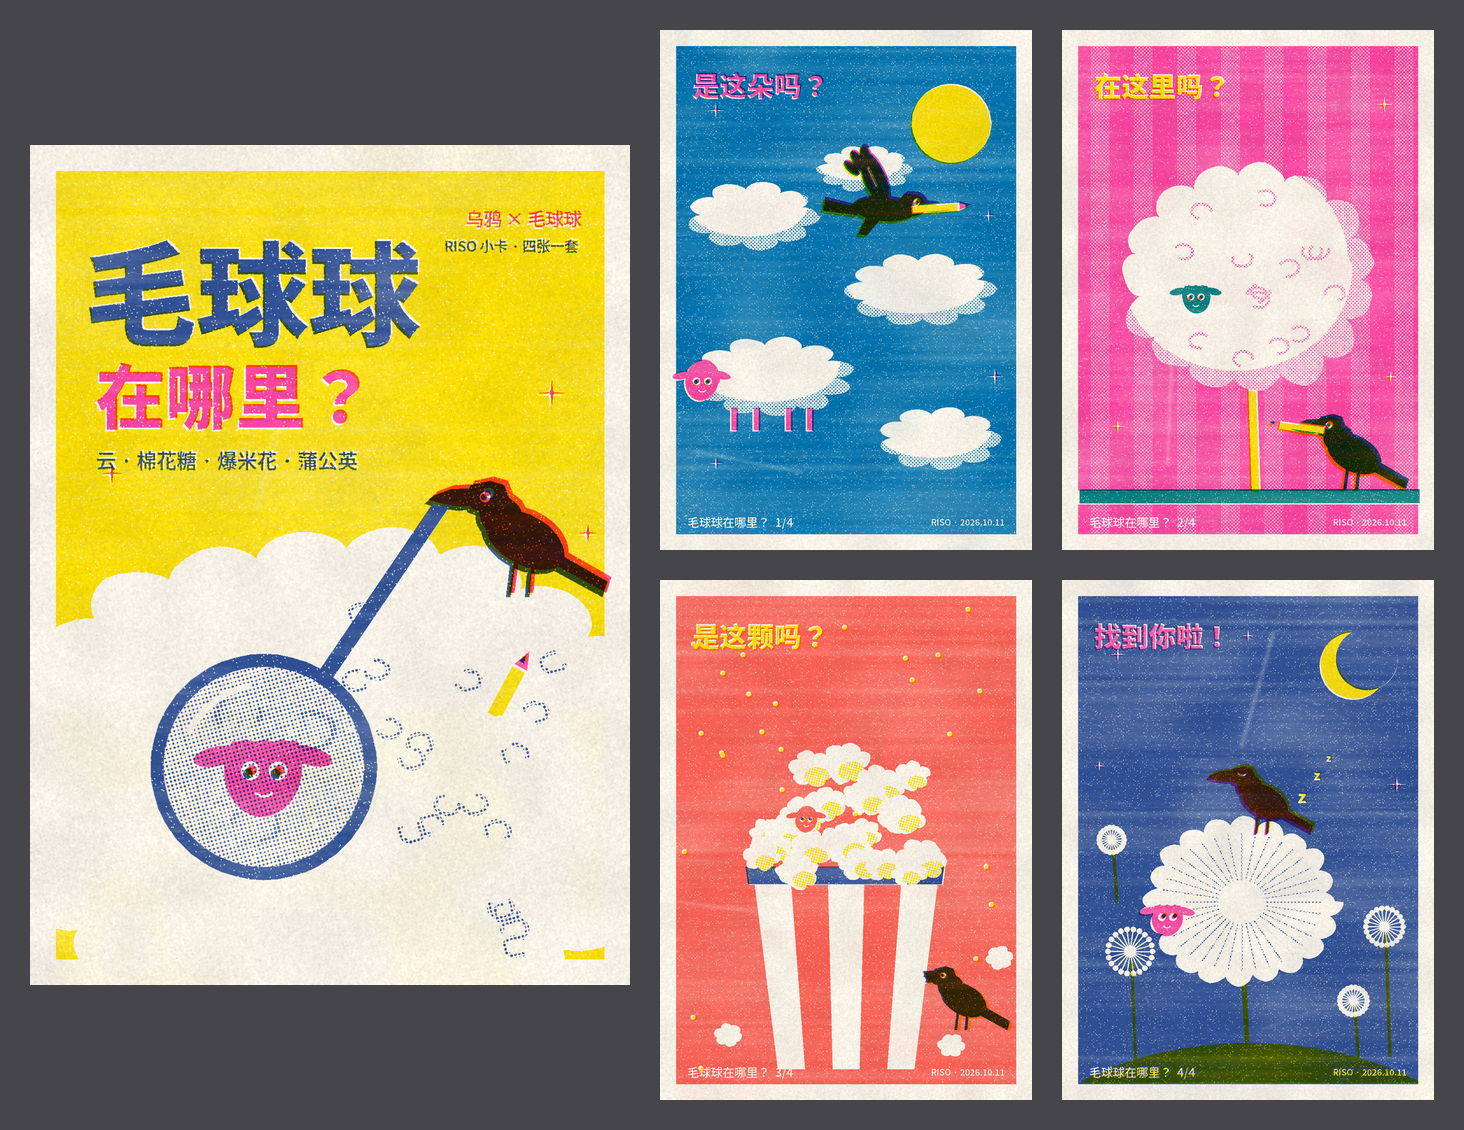

Source code (Python):
"""毛球球在哪里？ · Riso 小卡四张 · 2026.10.11
乌鸦叼着笔到处找毛球球。每张三色，乌鸦 = 三色全叠的最深色。"""
import math, os, random, sys
import numpy as np
sys.path.insert(0, os.path.dirname(os.path.abspath(__file__)))
import riso_lib as R
from PIL import Image

CW, CH, M = 600, 840, 26
HERE = os.path.dirname(os.path.abspath(__file__))


# ======================================================== 共用零件
class Card:
    def __init__(self, inks, seed):
        R.setup(CW, CH, ss=2, seed=seed)
        self.p = [R.Plate(i) for i in inks]  # 0=底色版 1,2=另两色

    def knock(self, pts, keep=()):
        for pl in self.p:
            if pl not in keep:
                pl.poly(pts, mode="knock")

    def solid(self, pts, plate, d=1.0):
        """只印这一色：别的版挖掉。"""
        self.knock(pts, keep=(plate,))
        plate.poly(pts, d)

    def dark(self, pts):
        """乌鸦色：三版全叠。"""
        for pl in self.p:
            pl.poly(pts, 1.0)

    def text_knock(self, s, xy, size, font=R.FONT_REG, anchor="la", keep=()):
        tmp = R.Plate("black")
        tmp.text(s, xy, size, font=font, anchor=anchor)
        for pl in self.p:
            if pl not in keep:
                pl.d = pl.d * (1 - tmp.d)
        return tmp

    def text_ink(self, s, xy, size, plate, font=R.FONT_BOLD, anchor="la", rot=0):
        tmp = R.Plate("black")
        tmp.text(s, xy, size, font=font, anchor=anchor, rot=rot)
        for pl in self.p:
            pl.d = pl.d * (1 - tmp.d) if pl is not plate else np.maximum(pl.d, tmp.d)

    def frame(self):
        self.p[0].poly([(M, M), (CW - M, M), (CW - M, CH - M), (M, CH - M)], 1.0)

    def print(self, name, offsets=((0, 0), (2, -2), (-2, 2)), rots=(0, 0.05, -0.06)):
        paper = R.new_paper()
        order = [1, 2, 0]  # 浅的两色先印，底色最后
        for k, i in enumerate(order):
            if i >= len(self.p):
                continue
            R.print_plate(paper, self.p[i], screen="dots", cell=4.0, angle=(15, 75, 45)[k],
                          offset=offsets[i], rot=rots[i], ink_density=0.94,
                          velvet=0.38 if i == 0 else 0.25, scuffs=2 if i == 0 else 0, streak=0.04)
        R.roller_ghost(paper, self.p[0], shift=-300, alpha=0.05)
        os.makedirs(os.path.join(HERE, "cards"), exist_ok=True)
        out = os.path.join(HERE, "cards", name)
        R.finish(paper, out)
        return out


def T(ox, oy, s, flip, pts):
    f = -1 if flip else 1
    return [(ox + f * x * s, oy + y * s) for x, y in pts]


def crow_stand(c, ox, oy, s=1.0, flip=False, accent=None, pencil=None, sleep=False):
    """站着的乌鸦，默认面朝左。pencil=(杆版, 尖版) 时嘴里叼笔。"""
    t = lambda pts: T(ox, oy, s, flip, pts)
    body = t(R.ellipse_pts(8, -62, 52, 32, 40, rot=0.5))
    parts = [body, t(R.ellipse_pts(-20, -90, 27, 25, 30)),
             t([(-62, -112), (-52, -128), (-30, -133), (-14, -128), (-8, -112), (-14, -94), (-34, -88), (-56, -96)]),
             t([(-56, -124), (-76, -123), (-95, -116), (-106, -106), (-88, -101), (-66, -98), (-54, -100)]),
             t([(40, -54), (106, -16), (100, 2), (34, -34)])]
    for p in parts:
        c.dark(p)
    for x0, x1 in ((-4, -9), (16, 13)):
        c.dark(t([(x0 - 2.5, -36), (x0 + 2.5, -36), (x1 + 2.5, 2), (x1 - 2.5, 2)]))
    if accent is not None:
        for pl in c.p:
            if pl is not accent:
                pl.line(R.wobble_line(t([(-16, -80), (18, -70), (58, -40)]), amp=0.5), width=3 * s, mode="knock")
    if sleep:
        for pl in c.p:
            pl.line(R.wobble_line(t(R.ellipse_pts(-36, -116, 7, 4, 10, start=0.2, end=2.9)), amp=0.2, per=2), width=2.6 * s, mode="knock")
    else:
        eye = t(R.ellipse_pts(-36, -114, 6, 6, 20))
        c.knock(eye)
        c.dark(t(R.ellipse_pts(-37.5, -114, 3.2, 3.4, 16)))
    if pencil:
        crow_pencil(c, t, s, flip, *pencil)


def crow_pencil(c, t, s, flip, shaft_pl, tip_pl, center=(-84, -110), ang=8):
    f = -1 if flip else 1
    pa = math.radians(ang) * f
    ux, uy, vx, vy = math.cos(pa) * f, math.sin(pa) * f, -math.sin(pa), math.cos(pa)
    pcx, pcy = t([center])[0]
    pp = lambda a, w: (pcx + ux * a * s + vx * w * s, pcy + uy * a * s + vy * w * s)
    shaft = [pp(-40, -7), pp(40, -7), pp(40, 7), pp(-40, 7)]
    tip = [pp(-40, -7), pp(-60, 0), pp(-40, 7)]
    c.solid(shaft, shaft_pl)
    c.solid(tip, tip_pl)
    c.dark([pp(-52, -2.8), pp(-60, 0), pp(-52, 2.8)])


def crow_fly(c, ox, oy, s=1.0, flip=False, pencil=None):
    """飞着的乌鸦，面朝左。"""
    t = lambda pts: T(ox, oy, s, flip, pts)
    parts = [t(R.ellipse_pts(0, 0, 54, 22, 40, rot=-0.08)),
             t(R.ellipse_pts(-50, -8, 24, 21, 30)),
             t([(-66, -16), (-58, -26), (-40, -29), (-30, -22)]),
             t([(-68, -14), (-88, -12), (-104, -4), (-110, 4), (-90, 6), (-68, 6)]),
             t([(44, -6), (100, -20), (104, 4), (46, 12)]),
             t(R.ellipse_pts(14, -50, 50, 19, 40, rot=-1.2)),  # 翅膀抬起
             t(R.ellipse_pts(30, -88, 9, 22, 20, rot=0.2)), t(R.ellipse_pts(44, -82, 8, 20, 20, rot=0.5)), t(R.ellipse_pts(54, -70, 7, 17, 20, rot=0.8)),
             t([(-4, 6), (30, 46), (44, 44), (26, 4)])]  # 另一边翅膀
    for p in parts:
        c.dark(p)
    for (x0, y0), (x1, y1) in (((12, -40), (26, -70)),):
        for pl in c.p:
            pl.line(t([(x0, y0), (x1, y1)]), width=2.4 * s, mode="knock")
    c.knock(t(R.ellipse_pts(-56, -12, 5.5, 5.5, 18)))
    c.dark(t(R.ellipse_pts(-57.5, -12, 3, 3.2, 14)))
    if pencil:
        crow_pencil(c, t, s, flip, *pencil, center=(-88, -2), ang=4)


def sheep_face(c, fx, fy, s, face_pl, pupil_pl=None, rot=12, bangs=True, blush=None):
    face = R.blob(fx, fy, 42 * s, 52 * s, rough=0.03, rot=math.radians(rot))
    c.solid(face, face_pl)
    for ex, er in ((fx - 52 * s, -12), (fx + 50 * s, 14)):
        ear = R.blob(ex, fy - 14 * s, 25 * s, 10 * s, rough=0.04, rot=math.radians(er))
        c.solid(ear, face_pl)
    for ex in (fx - 15 * s, fx + 15 * s):
        c.knock(R.ellipse_pts(ex, fy + 2 * s, 10 * s, 10 * s, 24))
        c.dark(R.ellipse_pts(ex + 2 * s, fy + 1 * s, 5 * s, 5.5 * s, 18))
    for pl in c.p:
        pl.line(R.wobble_line(R.ellipse_pts(fx, fy + 24 * s, 9 * s, 6 * s, 12, start=0.4, end=2.7), amp=0.2, per=3), width=3.2 * s, mode="knock")
    if blush is not None:
        for ex in (fx - 26 * s, fx + 26 * s):
            blush.poly(R.ellipse_pts(ex, fy + 16 * s, 8 * s, 5 * s, 20), 1.0)
    if bangs:
        for dx in (-30, -10, 10, 30):
            c.knock(R.ellipse_pts(fx + dx * s, fy - 44 * s, 16 * s, 14 * s, 30))


def sparkle(c, cx, cy, r, plate):
    pts = []
    for i in range(16):
        a = math.pi * i / 8
        rr = r if i % 4 == 0 else r * 0.18
        pts.append((cx + rr * math.cos(a), cy + rr * math.sin(a)))
    c.solid(pts, plate)


def label(c, n, q, qpos, qsize=46, qplate=None, qrot=0):
    c.text_knock(f"毛球球在哪里？  {n}/4", (M + 18, CH - M - 34), 19)
    c.text_knock("RISO · 2026.10.11", (CW - M - 18, CH - M - 30), 14, anchor="ra")
    if qplate is not None:
        c.text_ink(q, qpos, qsize, qplate, rot=qrot)
    else:
        c.text_knock(q, qpos, qsize, font=R.FONT_BOLD)


# ======================================================== 1 云
def card1():
    c = Card(["blue", "fluo_pink", "yellow"], 11)
    B, PK, Y = c.p
    c.frame()
    c.solid(R.blob(470, 150, 64, 64, rough=0.015), Y)
    clouds = [(150, 300, 96, 50), (420, 420, 110, 54), (180, 560, 120, 58), (450, 660, 90, 46), (330, 225, 70, 34)]
    hide = 2
    for i, (x, y, rx, ry) in enumerate(clouds):
        cl = R.scallop(x, y, rx, ry, bumps=9 + i % 3, depth=0.26, rough=0.02)
        c.knock(cl)
        sh = R.Plate("black"); sh.poly(cl, 0.25); sh.poly(R.blob(x - 10, y - 14, rx, ry * 0.95, rough=0.02), mode="knock")
        B.d = np.maximum(B.d, sh.d)
        if i == hide:  # 这朵云有腿
            for lx in (-62, -26, 26, 60):
                c.solid([(x + lx - 5, y + ry - 6), (x + lx + 5, y + ry - 6), (x + lx + 5, y + ry + 30), (x + lx - 5, y + ry + 30)], PK)
            sheep_face(c, x - rx + 6, y + 8, 0.62, PK, bangs=False)
    crow_fly(c, 360, 330 - 40, s=0.95, flip=True, pencil=(Y, PK))  # 朝右飞，看反了
    for x, y, r in ((90, 130, 12), (530, 300, 10), (540, 560, 13), (90, 700, 9)):
        sparkle(c, x, y, r, PK)
    label(c, 1, "是这朵吗？", (M + 26, M + 30), 44, qplate=PK)
    return c.print("card1-云.png")


# ======================================================== 2 棉花糖
def card2():
    c = Card(["fluo_pink", "teal", "yellow"], 22)
    PK, TL, Y = c.p
    c.frame()
    # 条纹背景：粉底上的淡粉网点竖条
    for x in range(M + 20, CW - M, 70):
        PK.poly([(x, M), (x + 30, M), (x + 30, CH - M), (x, CH - M)], mode="knock")
        PK.poly([(x, M), (x + 30, M), (x + 30, CH - M), (x, CH - M)], 0.7)
    # 棍子
    c.solid([(300, 560), (314, 560), (320, 744), (306, 744)], Y)
    # 棉花糖：一大团纸色 + 淡粉网点
    cc = R.scallop(300, 400, 196, 178, bumps=15, depth=0.14, rough=0.03)
    c.knock(cc)
    sh = R.Plate("black"); sh.poly(cc, 0.28); sh.poly(R.blob(280, 380, 186, 168, rough=0.02), mode="knock")
    PK.d = np.maximum(PK.d, sh.d)
    for _ in range(18):
        a, rr = random.uniform(0, 2 * math.pi), random.uniform(0.15, 0.8)
        qx, qy = 300 + rr * 190 * math.cos(a), 400 + rr * 170 * math.sin(a)
        if abs(qx - 214) < 70 and abs(qy - 430) < 70: continue
        st = random.uniform(0, 2 * math.pi)
        PK.line(R.wobble_line(R.ellipse_pts(qx, qy, 16, 12, 14, start=st, end=st + 4.2), amp=0.5, per=4), width=4.5, density=0.32, mode="set")
    sheep_face(c, 214, 432, 0.55, TL, rot=-6)
    # 乌鸦站在棍子旁边的小凳？——站在框底，歪头看棉花糖
    crow_stand(c, 462, 742, s=0.9, flip=False, pencil=(Y, PK))
    c.solid([(M, 744), (CW - M, 744), (CW - M, 766), (M, 766)], TL)
    for x, y, r in ((520, 120, 12), (90, 640, 10), (530, 560, 9)):
        sparkle(c, x, y, r, Y)
    label(c, 2, "在这里吗？", (M + 26, M + 30), 44, qplate=Y)
    return c.print("card2-棉花糖.png")


# ======================================================== 3 爆米花
def card3():
    c = Card(["red", "yellow", "medium_blue"], 33)
    RD, Y, BL = c.p
    c.frame()
    # 散落的小黄点背景
    for _ in range(40):
        x, y = random.uniform(M + 10, CW - M - 10), random.uniform(M + 10, CH - M - 10)
        c.solid(R.ellipse_pts(x, y, 4, 4, 12), Y)
    # 桶：梯形，红白条（白=纸，红=底色），桶口一圈蓝
    top, bot = 470, 790
    tl, tr, bl, br = 150, 450, 190, 410
    bucket = [(tl, top), (tr, top), (br, bot), (bl, bot)]
    c.knock(bucket)
    n = 5
    for i in range(n):
        if i % 2 == 0: continue
        a0, a1 = i / n, (i + 1) / n
        strip = [(tl + (tr - tl) * a0, top), (tl + (tr - tl) * a1, top), (bl + (br - bl) * a1, bot), (bl + (br - bl) * a0, bot)]
        c.solid(strip, RD)
    c.solid([(tl - 10, top - 6), (tr + 10, top - 6), (tr + 6, top + 22), (tl - 6, top + 22)], BL)
    # 爆米花：一堆纸色小云团，底部淡黄
    random.seed(3)
    pops = []
    for _ in range(26):
        x = random.uniform(tl + 10, tr - 10); y = random.uniform(300, top + 4)
        if abs(x - 300) > 150 - (top - y) * 0.25: continue
        pops.append((x, y, random.uniform(24, 34)))
    pops.append((300, 296, 36))
    pops.sort(key=lambda p: p[1])
    hide = (232, 380, 34)
    for x, y, r in pops + [hide]:
        pc = R.scallop(x, y, r, r * 0.86, bumps=6, depth=0.28, rough=0.04)
        c.knock(pc)
        Y.poly(R.blob(x + r * 0.2, y + r * 0.3, r * 0.6, r * 0.45, rough=0.08), 0.45)
    sheep_face(c, hide[0] + 4, hide[1] + 6, 0.42, RD, bangs=False)
    # 掉出来的几颗
    for x, y in ((470, 752), (548, 610), (110, 735)):
        c.knock(R.scallop(x, y, 20, 17, bumps=6, depth=0.28))
    crow_stand(c, 486, 726, s=0.76, flip=False, pencil=None)
    # 乌鸦叼着一颗爆米花（不是毛球球）
    c.knock(R.scallop(486 - 96 * 0.76, 726 - 106 * 0.76, 16, 14, bumps=6, depth=0.3))
    label(c, 3, "是这颗吗？", (M + 26, M + 30), 44, qplate=Y)
    return c.print("card3-爆米花.png", offsets=((0, 0), (2, 2), (-2, -1)))


# ======================================================== 4 找到啦
def card4():
    c = Card(["medium_blue", "yellow", "fluo_pink"], 44)
    BL, Y, PK = c.p
    c.frame()
    c.solid(R.blob(470, 140, 54, 54, rough=0.015), Y)
    c.knock(R.blob(492, 128, 50, 50, rough=0.015))  # 月牙：挖掉一块
    BL.poly(R.blob(492, 128, 50, 50, rough=0.015), 1.0)
    # 小草地：蓝叠黄 = 绿
    ground = R.ellipse_pts(300, 1010, 420, 260, 120)
    ground = [(min(max(x, M), CW - M), min(max(y, M), CH - M)) for x, y in ground]
    Y.poly(ground, 1.0)
    def dandelion(x, y, r, stem_to):
        # 茎：蓝叠黄
        Y.line([(x, y + r * 0.6), (x + 6, stem_to)], width=5, density=1.0)
        n = 22
        for i in range(n):
            a = 2 * math.pi * i / n
            x1, y1 = x + r * math.cos(a), y + r * math.sin(a)
            c.knock_line = None
            for pl in c.p:
                pl.line([(x + r * 0.25 * math.cos(a), y + r * 0.25 * math.sin(a)), (x1, y1)], width=2.4, mode="knock")
            c.knock(R.ellipse_pts(x1, y1, 4.5, 4.5, 10))
        c.knock(R.ellipse_pts(x, y, r * 0.22, r * 0.22, 16))
    for x, y, r, st in ((110, 600, 36, 780), (520, 560, 30, 770), (470, 680, 22, 790), (80, 420, 20, 520)):
        dandelion(x, y, r, st)
    # 最大的那朵 = 毛球球
    bx, by = 290, 520
    Y.line([(bx, by + 110), (bx + 8, 800)], width=8)
    ball = R.scallop(bx, by, 150, 130, bumps=20, depth=0.12)
    c.knock(ball)
    for i in range(36):  # 放射的种子线，淡蓝
        a = 2 * math.pi * i / 36
        BL.line([(bx + 40 * math.cos(a), by + 36 * math.sin(a)), (bx + 128 * math.cos(a), by + 110 * math.sin(a))], width=2.4, density=0.32, mode="set")
    sheep_face(c, bx - 118, by + 22, 0.6, PK, rot=8, blush=None)
    for lx in (-60, -20, 30, 70):  # 小腿也在茎旁边
        pass
    crow_stand(c, bx + 30, by - 112, s=0.82, flip=False, sleep=True)
    for x, y, r in ((90, 120, 11), (300, 90, 9), (540, 330, 12), (60, 300, 8)):
        sparkle(c, x, y, r, PK)
    # zzz
    for i, (x, y, sz) in enumerate(((380, 330, 26), (406, 300, 20), (426, 276, 15))):
        c.text_ink("z", (x, y), sz, Y, font=R.FONT_BOLD)
    label(c, 4, "找到你啦！", (M + 26, M + 30), 44, qplate=PK)
    return c.print("card4-找到啦.png")


# ======================================================== 0 封面
def card0():
    c = Card(["yellow", "fluo_pink", "medium_blue"], 7)
    Y, PK, BL = c.p
    c.frame()
    # 标题
    c.text_ink("毛球球", (M + 30, M + 34), 112, BL)
    c.text_ink("在哪里？", (M + 38, M + 172), 70, PK)
    c.text_ink("云 · 棉花糖 · 爆米花 · 蒲公英", (M + 42, M + 272), 20, BL, font=R.FONT_REG)
    c.text_ink("乌鸦 × 毛球球", (CW - M - 24, M + 36), 18, PK, font=R.FONT_REG, anchor="ra")
    c.text_ink("RISO 小卡 · 四张一套", (CW - M - 24, M + 62), 14, BL, font=R.FONT_REG, anchor="ra")
    # 一大团毛，从框底溢出去
    wx, wy, wrx, wry = 300, 640, 340, 250
    wool = R.scallop(wx, wy, wrx, wry, bumps=22, depth=0.09, rough=0.02)
    c.knock(wool)
    lx, ly, lr = 236, 620, 100
    random.seed(70)
    for _ in range(30):
        a, rr = random.uniform(0, 2 * math.pi), random.uniform(0.1, 0.85)
        qx, qy = wx + rr * wrx * math.cos(a), wy + rr * wry * math.sin(a)
        if math.hypot(qx - lx, qy - ly) < lr + 26 or qy > CH - M - 12: continue
        st = random.uniform(0, 2 * math.pi)
        BL.line(R.wobble_line(R.ellipse_pts(qx, qy, 12, 10, 12, start=st, end=st + 4.3), amp=0.4, per=4), width=4, density=0.3, mode="set")
    # 镜片里：放大的毛 + 毛球球的脸
    for k in range(5):
        a = k * 1.3 + 0.4
        qx, qy = lx + 62 * math.cos(a), ly + 58 * math.sin(a)
        if abs(qy - ly) < 30 and abs(qx - lx) < 70: continue
        st = random.uniform(0, 2 * math.pi)
        BL.line(R.wobble_line(R.ellipse_pts(qx, qy, 22, 18, 14, start=st, end=st + 4.3), amp=0.4, per=4), width=6, density=0.35, mode="set")
    sheep_face(c, lx - 4, ly + 6, 0.92, PK, rot=6, bangs=True)
    glass = R.Plate("black"); glass.poly(R.ellipse_pts(lx, ly, lr, lr, 80), 0.16)
    BL.d = np.maximum(BL.d, glass.d)
    for pl in c.p:  # 镜片高光
        pl.line(R.ellipse_pts(lx, ly, lr - 18, lr - 18, 20, start=3.6, end=4.5), width=7, mode="knock")
    # 镜框 + 手柄（蓝）
    ring_o = R.ellipse_pts(lx, ly, lr + 13, lr + 13, 100)
    ring_i = R.ellipse_pts(lx, ly, lr, lr, 100)
    rp = R.Plate("black"); rp.poly(ring_o, 1.0); rp.poly(ring_i, mode="knock")
    for pl in c.p:
        pl.d = pl.d * (1 - rp.d) if pl is not BL else np.maximum(pl.d, rp.d)
    ang = math.atan2(356 - ly, 414 - lx)
    hx0, hy0 = lx + (lr + 8) * math.cos(ang), ly + (lr + 8) * math.sin(ang)
    hx1, hy1 = 414, 356
    for pl in c.p:
        if pl is not BL: pl.line([(hx0, hy0), (hx1, hy1)], width=16, mode="knock")
    BL.line([(hx0, hy0), (hx1, hy1)], width=16)
    # 乌鸦：站在毛上，叼着放大镜手柄
    crow_stand(c, 488, 448, s=0.86, flip=False)
    # 笔插在毛里
    pa = math.radians(-62)
    ux, uy, vx, vy = math.cos(pa), math.sin(pa), -math.sin(pa), math.cos(pa)
    pcx, pcy = 470, 560
    pp = lambda a, w: (pcx + ux * a + vx * w, pcy + uy * a + vy * w)
    c.solid([pp(-36, -7), pp(40, -7), pp(40, 7), pp(-36, 7)], Y)
    c.solid([pp(40, -7), pp(58, 0), pp(40, 7)], PK)
    c.dark([pp(51, -2.6), pp(58, 0), pp(51, 2.6)])
    c.knock(R.scallop(pcx + ux * -30, pcy + uy * -30, 30, 18, bumps=5, depth=0.25))
    for x, y, r in ((520, 250, 12), (80, 330, 9), (556, 390, 8)):
        sparkle(c, x, y, r, PK)
    return c.print("card0-封面.png")


if __name__ == "__main__":
    which = sys.argv[1:] or ["0", "1", "2", "3", "4"]
    outs = []
    for w in which:
        outs.append({"0": card0, "1": card1, "2": card2, "3": card3, "4": card4}[w]())
        print(outs[-1])
    if len(outs) == 5:  # 五张拼一张合集
        ims = [Image.open(p) for p in outs]
        w, h = ims[0].size; g = 30; sc = 0.62
        cw, ch = int(w * sc), int(h * sc)
        sheet = Image.new("RGB", (g + w + g + 2 * (cw + g), g + 2 * (ch + g)), (70, 70, 74))
        sheet.paste(ims[0], (g, g + (2 * ch + g - h) // 2))
        for i, im in enumerate(ims[1:]):
            sheet.paste(im.resize((cw, ch), Image.LANCZOS), (g + w + g + (i % 2) * (cw + g), g + (i // 2) * (ch + g)))
        sheet.save(os.path.join(HERE, "example_cards.png"))
        print(os.path.join(HERE, "example_cards.png"))
